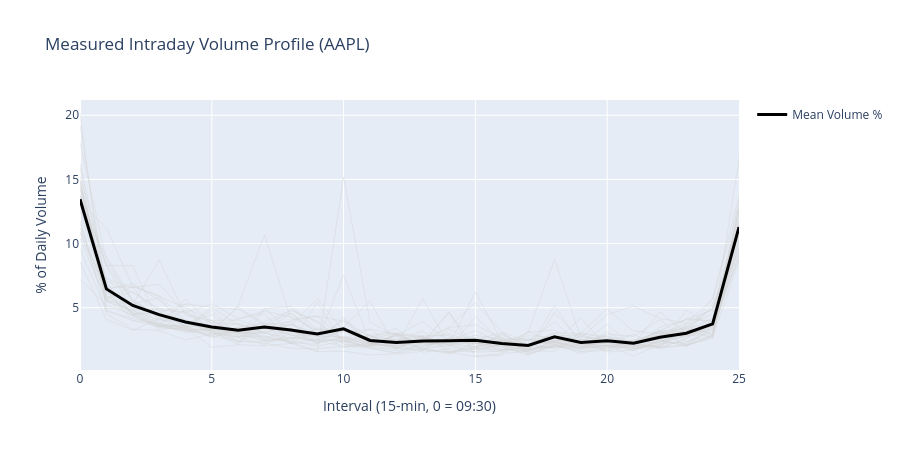

This figure's notebook cell:
### Code cell
# Plot the measured average profile against the actual per-day realizations.
fig = go.Figure()
bucket_idx = np.arange(N_BUCKETS)
for d in estimation_days:
    daily = paths_by_day[d][1] / paths_by_day[d][1].sum()
    fig.add_scatter(
        x=bucket_idx,
        y=daily * 100,
        mode="lines",
        line=dict(width=1, color="lightgray"),
        opacity=0.4,
        showlegend=False,
    )
fig.add_scatter(
    x=bucket_idx,
    y=base_curve * 100,
    mode="lines",
    name="Mean Volume %",
    line=dict(color="black", width=3),
)
fig.update_layout(
    title=f"Measured Intraday Volume Profile ({profile_symbol})",
    xaxis_title=f"Interval ({INTERVAL_MINUTES}-min, 0 = 09:30)",
    yaxis_title="% of Daily Volume",
    height=450,
)
fig.show()

### Figure 1 — Plotly figure (JSON) as saved in the notebook; plotly's stock layout.template omitted (floating-point values rounded to 4 significant figures)
{"data": [{"line": {"color": "lightgray", "width": 1}, "mode": "lines", "opacity": 0.4, "showlegend": false, "type": "scatter", "x": [0, 1, 2, 3, 4, 5, 6, 7, 8, 9, 10, 11, 12, 13, 14, 15, 16, 17, 18, 19, 20, 21, 22, 23, 24, 25], "y": [10.4, 5.54, 5.267, 8.733, 4.393, 4.011, 4.042, 3.394, 2.866, 2.437, 2.468, 2.249, 1.998, 2.285, 2.062, 1.782, 2.143, 3.078, 3.281, 2.216, 1.781, 2.384, 2.173, 2.351, 3.18, 13.48]}, {"line": {"color": "lightgray", "width": 1}, "mode": "lines", "opacity": 0.4, "showlegend": false, "type": "scatter", "x": [0, 1, 2, 3, 4, 5, 6, 7, 8, 9, 10, 11, 12, 13, 14, 15, 16, 17, 18, 19, 20, 21, 22, 23, 24, 25], "y": [7.215, 5.199, 4.432, 4.578, 5.302, 5.038, 3.64, 3.39, 3.657, 3.056, 2.599, 3.347, 2.911, 2.213, 2.461, 2.227, 2.508, 2.144, 3.054, 2.956, 2.766, 1.958, 3.199, 4.114, 4.804, 11.23]}, {"line": {"color": "lightgray", "width": 1}, "mode": "lines", "opacity": 0.4, "showlegend": false, "type": "scatter", "x": [0, 1, 2, 3, 4, 5, 6, 7, 8, 9, 10, 11, 12, 13, 14, 15, 16, 17, 18, 19, 20, 21, 22, 23, 24, 25], "y": [10.94, 5.469, 4.803, 3.579, 3.537, 4.999, 4.887, 3.799, 3.62, 5.689, 3.197, 2.594, 3.01, 2.808, 2.832, 1.911, 2.383, 1.809, 2.031, 1.845, 2.448, 1.993, 1.92, 2.583, 3.76, 11.55]}, {"line": {"color": "lightgray", "width": 1}, "mode": "lines", "opacity": 0.4, "showlegend": false, "type": "scatter", "x": [0, 1, 2, 3, 4, 5, 6, 7, 8, 9, 10, 11, 12, 13, 14, 15, 16, 17, 18, 19, 20, 21, 22, 23, 24, 25], "y": [11.56, 5.712, 6.67, 5.904, 4.983, 3.992, 2.998, 3.073, 2.624, 3.362, 3.224, 2.394, 2.557, 1.732, 2.695, 2.468, 3.097, 2.399, 3.892, 1.981, 1.822, 2.487, 2.482, 2.04, 2.804, 11.05]}, {"line": {"color": "lightgray", "width": 1}, "mode": "lines", "opacity": 0.4, "showlegend": false, "type": "scatter", "x": [0, 1, 2, 3, 4, 5, 6, 7, 8, 9, 10, 11, 12, 13, 14, 15, 16, 17, 18, 19, 20, 21, 22, 23, 24, 25], "y": [14.31, 6.404, 6.89, 5.589, 3.943, 2.95, 3.14, 2.538, 3.192, 2.57, 2.354, 1.883, 1.783, 2.7, 2.127, 2.402, 1.77, 1.847, 2.794, 1.964, 2.314, 2.458, 3.094, 2.763, 3.547, 12.68]}, {"line": {"color": "lightgray", "width": 1}, "mode": "lines", "opacity": 0.4, "showlegend": false, "type": "scatter", "x": [0, 1, 2, 3, 4, 5, 6, 7, 8, 9, 10, 11, 12, 13, 14, 15, 16, 17, 18, 19, 20, 21, 22, 23, 24, 25], "y": [11.23, 6.163, 5.378, 3.774, 4.823, 3.156, 2.679, 3.738, 4.588, 3.017, 3.411, 2.641, 3.41, 1.521, 1.807, 4.306, 2.351, 2.505, 2.768, 2.903, 2.327, 1.823, 2.38, 2.214, 3.694, 11.4]}, {"line": {"color": "lightgray", "width": 1}, "mode": "lines", "opacity": 0.4, "showlegend": false, "type": "scatter", "x": [0, 1, 2, 3, 4, 5, 6, 7, 8, 9, 10, 11, 12, 13, 14, 15, 16, 17, 18, 19, 20, 21, 22, 23, 24, 25], "y": [12.93, 6.558, 5.31, 5.766, 3.485, 2.682, 3.286, 2.749, 2.246, 2.165, 4.151, 2.189, 1.858, 2.584, 3.442, 3.677, 2.614, 2.476, 2.158, 2.771, 2.445, 2.381, 2.301, 3.14, 3.62, 11.01]}, {"line": {"color": "lightgray", "width": 1}, "mode": "lines", "opacity": 0.4, "showlegend": false, "type": "scatter", "x": [0, 1, 2, 3, 4, 5, 6, 7, 8, 9, 10, 11, 12, 13, 14, 15, 16, 17, 18, 19, 20, 21, 22, 23, 24, 25], "y": [10.8, 6.543, 4.865, 4.838, 4.605, 3.857, 3.744, 2.495, 2.709, 2.382, 7.562, 2.325, 2.444, 1.817, 1.54, 1.885, 1.517, 2.099, 1.826, 2.193, 1.647, 2.2, 1.973, 2.022, 3.544, 16.57]}, {"line": {"color": "lightgray", "width": 1}, "mode": "lines", "opacity": 0.4, "showlegend": false, "type": "scatter", "x": [0, 1, 2, 3, 4, 5, 6, 7, 8, 9, 10, 11, 12, 13, 14, 15, 16, 17, 18, 19, 20, 21, 22, 23, 24, 25], "y": [13.77, 8.346, 5.499, 4.226, 3.359, 2.857, 2.313, 3.362, 4.875, 3.871, 2.172, 2.035, 1.625, 1.971, 2.601, 2.207, 2.719, 1.513, 4.617, 2.522, 2.794, 2.323, 3.157, 2.07, 2.858, 10.33]}, {"line": {"color": "lightgray", "width": 1}, "mode": "lines", "opacity": 0.4, "showlegend": false, "type": "scatter", "x": [0, 1, 2, 3, 4, 5, 6, 7, 8, 9, 10, 11, 12, 13, 14, 15, 16, 17, 18, 19, 20, 21, 22, 23, 24, 25], "y": [13.25, 7.063, 6.221, 4.918, 3.776, 3.357, 2.713, 2.12, 3.032, 3.052, 3.096, 3.276, 2.102, 2.348, 2.33, 2.492, 1.773, 1.616, 2.127, 2.27, 2.241, 2.294, 2.631, 3.602, 4.541, 11.75]}, {"line": {"color": "lightgray", "width": 1}, "mode": "lines", "opacity": 0.4, "showlegend": false, "type": "scatter", "x": [0, 1, 2, 3, 4, 5, 6, 7, 8, 9, 10, 11, 12, 13, 14, 15, 16, 17, 18, 19, 20, 21, 22, 23, 24, 25], "y": [20.14, 4.721, 4.16, 3.678, 3.238, 3.404, 2.892, 2.442, 2.577, 2.922, 1.958, 2.148, 2.1, 5.669, 2.112, 1.952, 2.273, 2.213, 2.293, 2.011, 2.266, 2.328, 2.892, 3.385, 2.978, 11.25]}, {"line": {"color": "lightgray", "width": 1}, "mode": "lines", "opacity": 0.4, "showlegend": false, "type": "scatter", "x": [0, 1, 2, 3, 4, 5, 6, 7, 8, 9, 10, 11, 12, 13, 14, 15, 16, 17, 18, 19, 20, 21, 22, 23, 24, 25], "y": [14.9, 5.599, 4.356, 3.463, 3.315, 3.222, 5.066, 3.553, 2.173, 5.403, 2.133, 1.848, 1.46, 1.804, 2.045, 6.241, 2.396, 2.642, 2.108, 1.429, 1.913, 2.236, 2.889, 3.509, 3.638, 10.65]}, {"line": {"color": "lightgray", "width": 1}, "mode": "lines", "opacity": 0.4, "showlegend": false, "type": "scatter", "x": [0, 1, 2, 3, 4, 5, 6, 7, 8, 9, 10, 11, 12, 13, 14, 15, 16, 17, 18, 19, 20, 21, 22, 23, 24, 25], "y": [13.11, 7.239, 6.566, 6.826, 4.64, 5.299, 4.14, 4.546, 2.199, 3.442, 2.613, 2.119, 2.048, 2.422, 2.125, 2.293, 1.985, 1.326, 2.031, 1.801, 2.559, 2.02, 1.983, 3.359, 2.638, 8.67]}, {"line": {"color": "lightgray", "width": 1}, "mode": "lines", "opacity": 0.4, "showlegend": false, "type": "scatter", "x": [0, 1, 2, 3, 4, 5, 6, 7, 8, 9, 10, 11, 12, 13, 14, 15, 16, 17, 18, 19, 20, 21, 22, 23, 24, 25], "y": [14.23, 8.222, 4.865, 3.605, 3.575, 3.49, 3.14, 3.482, 2.941, 2.271, 2.73, 2.227, 2.266, 2.287, 3.51, 5.381, 3.116, 1.451, 2.016, 1.595, 2.078, 1.658, 2.441, 2.019, 2.754, 12.65]}, {"line": {"color": "lightgray", "width": 1}, "mode": "lines", "opacity": 0.4, "showlegend": false, "type": "scatter", "x": [0, 1, 2, 3, 4, 5, 6, 7, 8, 9, 10, 11, 12, 13, 14, 15, 16, 17, 18, 19, 20, 21, 22, 23, 24, 25], "y": [9.608, 4.823, 3.989, 3.54, 3.193, 2.831, 3.44, 3.068, 2.34, 1.583, 15.19, 3.878, 2.803, 2.242, 4.685, 1.217, 1.418, 1.635, 2.285, 1.839, 2.103, 2.19, 4.669, 3.02, 3.293, 9.121]}, {"line": {"color": "lightgray", "width": 1}, "mode": "lines", "opacity": 0.4, "showlegend": false, "type": "scatter", "x": [0, 1, 2, 3, 4, 5, 6, 7, 8, 9, 10, 11, 12, 13, 14, 15, 16, 17, 18, 19, 20, 21, 22, 23, 24, 25], "y": [14.5, 6.474, 4.573, 3.32, 3.457, 3.199, 2.118, 4.915, 5.101, 3.271, 3.293, 2.181, 2.769, 2.158, 2.267, 1.94, 2.516, 2.098, 2.395, 2.536, 2.643, 2.341, 2.894, 3.213, 4.176, 9.656]}, {"line": {"color": "lightgray", "width": 1}, "mode": "lines", "opacity": 0.4, "showlegend": false, "type": "scatter", "x": [0, 1, 2, 3, 4, 5, 6, 7, 8, 9, 10, 11, 12, 13, 14, 15, 16, 17, 18, 19, 20, 21, 22, 23, 24, 25], "y": [14.86, 6.687, 4.574, 4.479, 3.592, 2.711, 3.117, 2.992, 3.761, 2.706, 3.982, 2.767, 2.475, 2.769, 1.806, 1.753, 2.106, 1.515, 2.508, 2.223, 3.709, 1.931, 2.499, 2.835, 2.898, 12.74]}, {"line": {"color": "lightgray", "width": 1}, "mode": "lines", "opacity": 0.4, "showlegend": false, "type": "scatter", "x": [0, 1, 2, 3, 4, 5, 6, 7, 8, 9, 10, 11, 12, 13, 14, 15, 16, 17, 18, 19, 20, 21, 22, 23, 24, 25], "y": [15.91, 4.94, 5.054, 3.704, 3.083, 3.32, 3.802, 3.043, 4.007, 4.341, 3.951, 2.216, 2.85, 3.901, 2.358, 2.844, 2.593, 1.787, 1.904, 2.835, 2.327, 1.672, 2.331, 2.745, 3.348, 9.138]}, {"line": {"color": "lightgray", "width": 1}, "mode": "lines", "opacity": 0.4, "showlegend": false, "type": "scatter", "x": [0, 1, 2, 3, 4, 5, 6, 7, 8, 9, 10, 11, 12, 13, 14, 15, 16, 17, 18, 19, 20, 21, 22, 23, 24, 25], "y": [13.8, 5.71, 6.246, 4.764, 3.492, 3.996, 2.738, 3.663, 3.905, 2.238, 2.677, 2.094, 1.966, 2.048, 2.583, 2.146, 1.629, 2.102, 2.365, 1.817, 3.155, 1.89, 3.478, 4.065, 4.018, 11.42]}, {"line": {"color": "lightgray", "width": 1}, "mode": "lines", "opacity": 0.4, "showlegend": false, "type": "scatter", "x": [0, 1, 2, 3, 4, 5, 6, 7, 8, 9, 10, 11, 12, 13, 14, 15, 16, 17, 18, 19, 20, 21, 22, 23, 24, 25], "y": [13.14, 8.951, 5.639, 4.363, 3.563, 4.793, 2.898, 4.955, 3.147, 2.762, 2.759, 2.29, 1.869, 2.822, 1.632, 1.592, 2.148, 1.654, 1.597, 3.065, 2.575, 1.785, 2.377, 2.954, 5.308, 9.358]}, {"line": {"color": "lightgray", "width": 1}, "mode": "lines", "opacity": 0.4, "showlegend": false, "type": "scatter", "x": [0, 1, 2, 3, 4, 5, 6, 7, 8, 9, 10, 11, 12, 13, 14, 15, 16, 17, 18, 19, 20, 21, 22, 23, 24, 25], "y": [17.87, 8.705, 5.469, 4.495, 3.95, 3.246, 2.39, 3.576, 3.229, 2.257, 4.297, 2.134, 2.487, 2.647, 1.445, 1.794, 1.731, 1.693, 2.422, 1.76, 2.107, 1.219, 2.174, 4.172, 3.941, 8.789]}, {"line": {"color": "lightgray", "width": 1}, "mode": "lines", "opacity": 0.4, "showlegend": false, "type": "scatter", "x": [0, 1, 2, 3, 4, 5, 6, 7, 8, 9, 10, 11, 12, 13, 14, 15, 16, 17, 18, 19, 20, 21, 22, 23, 24, 25], "y": [15.23, 8.29, 8.276, 3.778, 3.386, 3.811, 2.322, 2.389, 2.452, 1.998, 2.399, 1.981, 2.332, 3.198, 1.545, 1.986, 2.979, 2.007, 2.473, 2.181, 2.039, 2.198, 1.971, 3.534, 2.913, 12.34]}, {"line": {"color": "lightgray", "width": 1}, "mode": "lines", "opacity": 0.4, "showlegend": false, "type": "scatter", "x": [0, 1, 2, 3, 4, 5, 6, 7, 8, 9, 10, 11, 12, 13, 14, 15, 16, 17, 18, 19, 20, 21, 22, 23, 24, 25], "y": [13.45, 6.315, 4.401, 3.537, 5.685, 3.729, 3.069, 3.927, 4.781, 3.951, 2.422, 2.026, 2.868, 2.718, 2.277, 2.314, 2.38, 2.035, 3.011, 2.235, 2.373, 2.913, 1.828, 2.124, 2.616, 11.01]}, {"line": {"color": "lightgray", "width": 1}, "mode": "lines", "opacity": 0.4, "showlegend": false, "type": "scatter", "x": [0, 1, 2, 3, 4, 5, 6, 7, 8, 9, 10, 11, 12, 13, 14, 15, 16, 17, 18, 19, 20, 21, 22, 23, 24, 25], "y": [11.82, 4.533, 3.319, 3.233, 2.483, 2.993, 2.442, 2.237, 1.842, 1.82, 1.968, 2.248, 1.862, 1.706, 1.531, 1.2, 1.291, 3.1, 8.762, 2.648, 4.475, 5.126, 4.159, 3.801, 5.68, 13.72]}, {"line": {"color": "lightgray", "width": 1}, "mode": "lines", "opacity": 0.4, "showlegend": false, "type": "scatter", "x": [0, 1, 2, 3, 4, 5, 6, 7, 8, 9, 10, 11, 12, 13, 14, 15, 16, 17, 18, 19, 20, 21, 22, 23, 24, 25], "y": [12.54, 5.928, 4.608, 3.567, 3.311, 3.314, 4.131, 4.737, 4.282, 3.241, 2.502, 2.836, 1.94, 1.867, 2.621, 2.685, 2.428, 2.818, 2.697, 2.177, 1.998, 2.363, 3.202, 2.044, 3.415, 12.75]}, {"line": {"color": "lightgray", "width": 1}, "mode": "lines", "opacity": 0.4, "showlegend": false, "type": "scatter", "x": [0, 1, 2, 3, 4, 5, 6, 7, 8, 9, 10, 11, 12, 13, 14, 15, 16, 17, 18, 19, 20, 21, 22, 23, 24, 25], "y": [13.31, 5.952, 4.557, 3.584, 3.648, 4.506, 2.771, 2.781, 2.287, 2.488, 1.943, 1.961, 3.002, 2.054, 2.358, 3.219, 2.272, 1.774, 2.22, 4.213, 1.929, 2.135, 3.274, 3.092, 5.688, 12.99]}, {"line": {"color": "lightgray", "width": 1}, "mode": "lines", "opacity": 0.4, "showlegend": false, "type": "scatter", "x": [0, 1, 2, 3, 4, 5, 6, 7, 8, 9, 10, 11, 12, 13, 14, 15, 16, 17, 18, 19, 20, 21, 22, 23, 24, 25], "y": [14.75, 6.599, 6.61, 4.051, 3.892, 3.114, 3.488, 3.8, 2.849, 2.968, 3.502, 5.515, 1.812, 1.701, 2.33, 2.511, 2.021, 1.744, 2.006, 2.112, 2.065, 1.827, 1.852, 2.588, 4.028, 10.26]}, {"line": {"color": "lightgray", "width": 1}, "mode": "lines", "opacity": 0.4, "showlegend": false, "type": "scatter", "x": [0, 1, 2, 3, 4, 5, 6, 7, 8, 9, 10, 11, 12, 13, 14, 15, 16, 17, 18, 19, 20, 21, 22, 23, 24, 25], "y": [13.24, 11.23, 6.672, 5.909, 4.055, 3.335, 3.043, 2.419, 2.626, 2.499, 3.208, 2.102, 2.927, 2.719, 2.049, 1.539, 1.621, 2.507, 2.306, 1.937, 1.972, 1.86, 2.137, 2.843, 3.732, 9.514]}, {"line": {"color": "lightgray", "width": 1}, "mode": "lines", "opacity": 0.4, "showlegend": false, "type": "scatter", "x": [0, 1, 2, 3, 4, 5, 6, 7, 8, 9, 10, 11, 12, 13, 14, 15, 16, 17, 18, 19, 20, 21, 22, 23, 24, 25], "y": [19.25, 6.339, 4.006, 3.781, 3.431, 1.909, 2.11, 2.031, 2.227, 1.584, 1.617, 1.321, 1.398, 1.613, 3.335, 2.339, 1.63, 3.159, 2.327, 2.99, 4.909, 3.181, 2.973, 3.72, 4.953, 11.87]}, {"line": {"color": "lightgray", "width": 1}, "mode": "lines", "opacity": 0.4, "showlegend": false, "type": "scatter", "x": [0, 1, 2, 3, 4, 5, 6, 7, 8, 9, 10, 11, 12, 13, 14, 15, 16, 17, 18, 19, 20, 21, 22, 23, 24, 25], "y": [13.6, 5.678, 4.74, 4.041, 5.282, 2.983, 3.25, 2.635, 3.389, 2.184, 3.361, 2.869, 1.798, 2.63, 2.981, 2.209, 2.392, 1.666, 5.173, 2.115, 2.935, 2.769, 4.068, 2.326, 2.856, 10.07]}, {"line": {"color": "lightgray", "width": 1}, "mode": "lines", "opacity": 0.4, "showlegend": false, "type": "scatter", "x": [0, 1, 2, 3, 4, 5, 6, 7, 8, 9, 10, 11, 12, 13, 14, 15, 16, 17, 18, 19, 20, 21, 22, 23, 24, 25], "y": [8.56, 4.078, 3.244, 4.162, 3.213, 3.015, 5.166, 10.7, 4.09, 4.341, 2.477, 1.86, 1.467, 2.262, 4.622, 1.89, 2.898, 2.12, 1.924, 2.548, 1.54, 1.725, 3.114, 3.416, 4.982, 10.59]}, {"line": {"color": "lightgray", "width": 1}, "mode": "lines", "opacity": 0.4, "showlegend": false, "type": "scatter", "x": [0, 1, 2, 3, 4, 5, 6, 7, 8, 9, 10, 11, 12, 13, 14, 15, 16, 17, 18, 19, 20, 21, 22, 23, 24, 25], "y": [16.25, 6.975, 4.442, 4.978, 4.653, 3.018, 2.699, 3.166, 4.577, 2.95, 2.303, 2.874, 3.037, 1.798, 1.399, 2.267, 1.943, 1.353, 2.144, 1.607, 1.656, 2.067, 1.961, 4.814, 3.487, 11.58]}, {"line": {"color": "black", "width": 3}, "mode": "lines", "name": "Mean Volume %", "type": "scatter", "x": [0, 1, 2, 3, 4, 5, 6, 7, 8, 9, 10, 11, 12, 13, 14, 15, 16, 17, 18, 19, 20, 21, 22, 23, 24, 25], "y": [13.45, 6.468, 5.178, 4.461, 3.886, 3.504, 3.24, 3.491, 3.256, 2.963, 3.36, 2.451, 2.289, 2.407, 2.422, 2.458, 2.208, 2.059, 2.735, 2.29, 2.435, 2.242, 2.702, 3.015, 3.74, 11.29]}], "layout": {"height": 450, "title": {"text": "Measured Intraday Volume Profile (AAPL)"}, "xaxis": {"title": {"text": "Interval (15-min, 0 = 09:30)"}}, "yaxis": {"title": {"text": "% of Daily Volume"}}}}
